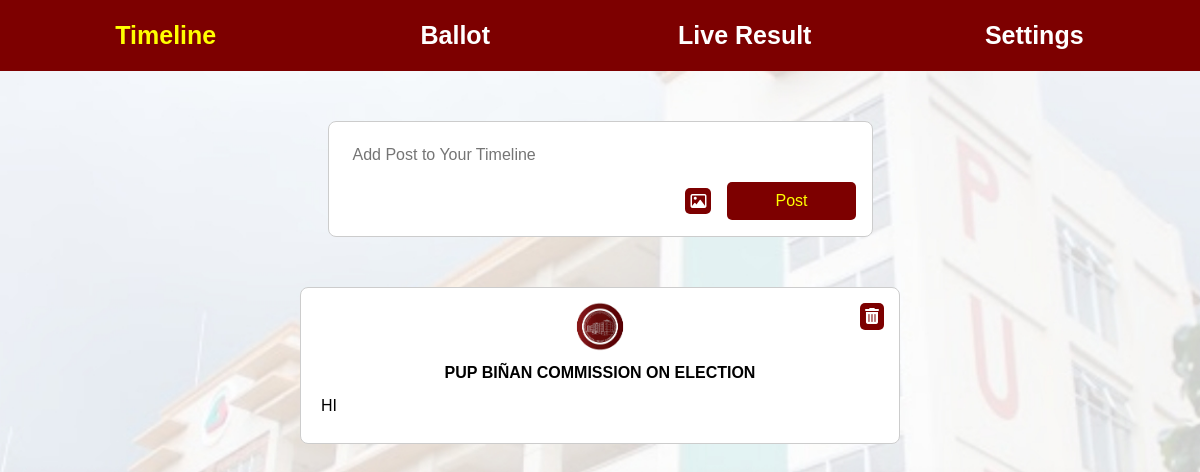
Before: / (signed in) with the older database file.
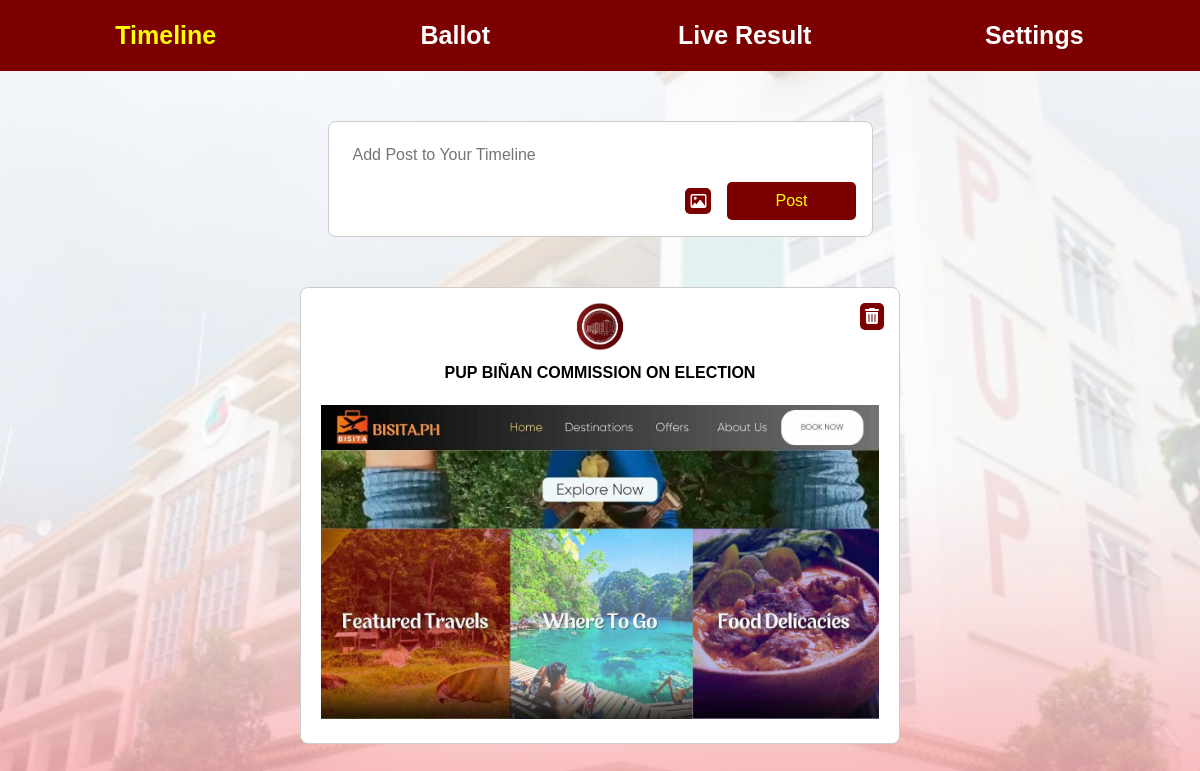
After: the same page with the newer database file.
### website/models.py (models this page shows)
class Post(db.Model):
    id = db.Column(db.Integer, primary_key=True)
    text = db.Column(db.Text)
    imageDir = db.Column(db.String(200))
    imageSrc = db.Column(db.String(200))
    userId = db.Column(db.String(15), db.ForeignKey('user.userId'), nullable=False)
    userName = db.Column(db.String(200), nullable=False)
    userRole = db.Column(db.String(100), nullable=False)

### website/views.py (the view, shortened to what this page needs)
@views.route('/', methods=['GET', 'POST'])
@login_required
def home():
    posts = rules.getSortedPostsByUserRole()
    if current_user.userType == "Admin":
        return render_template("timeline-admin.html", posts=posts, user=current_user)
    elif rules.isCandidate():
        return render_template("timeline-candidate.html", posts=posts, user=current_user)
    else:
        return render_template("timeline-student.html", posts=posts, user=current_user)

### website/__init__.py (called while the page is built)
def create_app():
    app = Flask(__name__)
    app.config['SECRET_KEY'] = 'secret'
    app.config['SQLALCHEMY_DATABASE_URI'] = f"sqlite:///{DB_NAME}"
    db.init_app(app)
    socketio.init_app(app)
    from .views import views
    from .auth import auth
    app.register_blueprint(views, url_prefix='/')
    app.register_blueprint(auth, url_prefix='/')
    from . import models
    create_database(app)
    login_manager = LoginManager()
    login_manager.login_view = 'auth.login'
    login_manager.init_app(app)
    @login_manager.user_loader
    def load_user(userId):
        return models.User.query.get(userId)
    return app

### website/rules.py (called while the page is built)
def getSortedPostsByUserRole():
    order = ["Admin", "President", "Executive Vice President", "Executive Board Secretary", "Vice President for Finance",
             "Vice President for Academic Affairs", "Vice President for Internal Affairs", "Vice President for External Affairs",
             "Vice President for Public Relations", "Vice President for Research and Development", "First Year Representative",
             "Second Year Representative", "Third Year Representative", "Fourth Year Representative"]
    posts = models.Post.query.all()
    sortedPosts = sorted(posts, key=lambda x: order.index(x.userRole))
    return sortedPosts

### website/templates/timeline-admin.html (shortened to what this page needs)
<!DOCTYPE html>
<html lang="en">
  <head>
    <link
      rel="stylesheet"
      href="https://cdnjs.cloudflare.com/ajax/libs/font-awesome/6.0.0-beta3/css/all.min.css"
    />
    <link rel="stylesheet" href="../static/styles/style.css" />
    <link rel="stylesheet" href="../static/styles/timeline.css" />
  </head>
  <body>
    <header>
      <nav>
        <ul>
          <li><a class="current-page" href="/">Timeline</a></li>
          <li><a href="/ballot">Ballot</a></li>
          <li><a href="/live-results">Live Result</a></li>
          <li><a href="/settings">Settings</a></li>
        </ul>
      </nav>
    </header>
    <main>
      <div class="add-post-section">
        <form action="/" method="POST" enctype="multipart/form-data">
          <textarea
            name="text"
            class="post-text"
            id="post-text"
            placeholder="Add Post to Your Timeline"
          ></textarea>
          <div class="input-and-post-btn-container">
            <div class="input-file-container">
              <label for="post-image"
                ><i class="post-image-icon fa-regular fa-image"></i
              ></label>
            </div>
            <button class="post-btn" type="submit">Post</button>
          </div>
        </form>
      </div>
      <div class="timeline">
        {% for post in posts %}
        <div class="timeline-item">
          <div class="center">
            <img
              class="post-csc-logo"
              src="../static/images/CSC_LOGO.png"
              alt="icon"
            />
            {% if post.userRole == "Admin" %}
            <p class="display-post-user-name admin">
              PUP BIÑAN COMMISSION ON ELECTION
            </p>
            {% else %}
            <p class="display-post-user-name">{{post.userName}}</p>
            <p class="display-post-position">Running for {{post.userRole}}</p>
            {% endif %}
          </div>
          {% if post.text %}
          <p class="display-post-text">{{ post.text | trim }}</p>
          {% endif %} {% if post.imageSrc %}
          <img class="display-post-image" src="{{post.imageSrc}}" alt="" />
          {% endif %}
          <div class="options-icon">
            <span class="option"
              ><i class="fas fa-trash-alt" onclick="deletePost({{post.id}})"></i
            ></span>
          </div>
        </div>
        {% endfor %}
      </div>
    </main>
  </body>
</html>

### website/static/styles/style.css (style rules this page uses)
* { box-sizing: border-box; }
body { background-image: url("../images/pup_bg_1.jpg"); background-position: center; background-attachment: fixed; background-size: cover; background-repeat: no-repeat; margin: 0; padding: 0; font-family: Arial, sans-serif; }
header { background-color: #7d0000; color: white; text-align: center; padding: 1px; }
nav { padding: 20px; }
.current-page { color: yellow; }
nav ul { list-style-type: none; margin: 0; padding: 0; display: flex; justify-content: space-between; }
nav li { flex: 1; }
nav a { text-decoration: none; color: white; font-weight: bold; font-size: 25px; }

### website/static/styles/timeline.css (style rules this page uses)
.add-post-section { background-color: #fff; border: 1px solid #ccc; border-radius: 8px; padding: 1rem; display: flex; align-items: center; max-width: 545px; margin: 50px auto; }
form { display: block; width: 100%; overflow: hidden; }
.post-text { display: block; width: 100%; height: auto; max-height: 12rem; padding: 0.5rem 1rem 0 0.5rem; border: none; outline: none; resize: none; overflow-y: hidden; font-family: inherit; font-size: inherit; }
.input-and-post-btn-container { display: flex; gap: 1rem; justify-content: end; align-items: center; }
.input-file-container { display: flex; justify-content: end; align-items: center; gap: 10px; }
.post-image-icon { padding: 5px; background-color: #7d0000; color: white; border-radius: 5px; cursor: pointer; }
.post-btn { display: block; background-color: #7d0000; color: yellow; font-size: 16px; padding: 10px 3rem; border: none; border-radius: 5px; cursor: pointer; }
.timeline { max-width: 600px; margin: 25px auto 50px; }
.timeline-item { background-color: white; border: 1px solid #ccc; border-radius: 8px; padding: 20px; margin-bottom: 20px; position: relative; }
.center { text-align: center; }
.post-csc-logo { width: 280px; border-radius: 50%; margin-top: -60px; margin-bottom: -65px; }
.options-icon { position: absolute; top: 20px; right: 15px; }
.option { margin-left: 10px; padding: 5px; background-color: #7d0000; color: white; border-radius: 5px; cursor: pointer; }
.display-post-user-name { font-weight: bold; margin-top: 1.3rem; margin-bottom: 0.5rem; line-height: 1; }
.display-post-user-name.admin { margin-bottom: 1rem; }
.display-post-image { width: 100%; max-height: 150vh; object-fit: contain; margin-top: 0.5rem; }

Changed rows visible on the page:
changed Post: imageSrc: picture added; text "HI" → (not shown)
